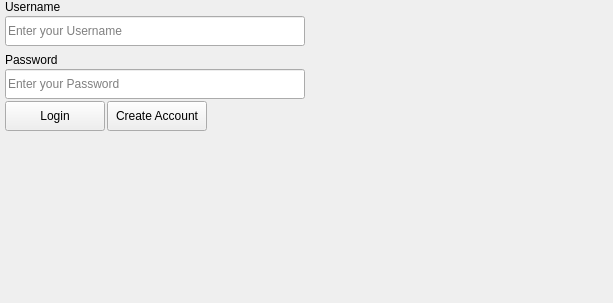
<?xml version="1.0" encoding="UTF-8"?>
<ui version="4.0">
 <class>Widget</class>
 <widget class="QWidget" name="Widget">
  <property name="geometry">
   <rect>
    <x>0</x>
    <y>0</y>
    <width>613</width>
    <height>303</height>
   </rect>
  </property>
  <property name="minimumSize">
   <size>
    <width>600</width>
    <height>300</height>
   </size>
  </property>
  <property name="windowTitle">
   <string>Widget</string>
  </property>
  <widget class="QWidget" name="verticalLayoutWidget">
   <property name="geometry">
    <rect>
     <x>0</x>
     <y>0</y>
     <width>611</width>
     <height>301</height>
    </rect>
   </property>
   <layout class="QVBoxLayout" name="verticalLayout">
    <property name="spacing">
     <number>2</number>
    </property>
    <property name="leftMargin">
     <number>5</number>
    </property>
    <item>
     <widget class="QLabel" name="user_label">
      <property name="text">
       <string>Username</string>
      </property>
     </widget>
    </item>
    <item>
     <widget class="QLineEdit" name="user_entry">
      <property name="minimumSize">
       <size>
        <width>250</width>
        <height>30</height>
       </size>
      </property>
      <property name="maximumSize">
       <size>
        <width>300</width>
        <height>40</height>
       </size>
      </property>
      <property name="placeholderText">
       <string>Enter your Username</string>
      </property>
     </widget>
    </item>
    <item>
     <spacer name="vSpacer_bw_user_pass">
      <property name="orientation">
       <enum>Qt::Orientation::Vertical</enum>
      </property>
      <property name="sizeType">
       <enum>QSizePolicy::Policy::Fixed</enum>
      </property>
      <property name="sizeHint" stdset="0">
       <size>
        <width>20</width>
        <height>5</height>
       </size>
      </property>
     </spacer>
    </item>
    <item>
     <widget class="QLabel" name="password_label">
      <property name="text">
       <string>Password</string>
      </property>
     </widget>
    </item>
    <item>
     <widget class="QLineEdit" name="password_entry">
      <property name="minimumSize">
       <size>
        <width>250</width>
        <height>30</height>
       </size>
      </property>
      <property name="maximumSize">
       <size>
        <width>300</width>
        <height>40</height>
       </size>
      </property>
      <property name="echoMode">
       <enum>QLineEdit::EchoMode::Password</enum>
      </property>
      <property name="placeholderText">
       <string>Enter your Password</string>
      </property>
     </widget>
    </item>
    <item>
     <layout class="QHBoxLayout" name="horizontalLayout">
      <item>
       <widget class="QPushButton" name="login_button">
        <property name="minimumSize">
         <size>
          <width>100</width>
          <height>30</height>
         </size>
        </property>
        <property name="maximumSize">
         <size>
          <width>150</width>
          <height>30</height>
         </size>
        </property>
        <property name="text">
         <string>Login</string>
        </property>
        <property name="checkable">
         <bool>false</bool>
        </property>
       </widget>
      </item>
      <item>
       <widget class="QPushButton" name="create_acc_button">
        <property name="minimumSize">
         <size>
          <width>100</width>
          <height>30</height>
         </size>
        </property>
        <property name="maximumSize">
         <size>
          <width>150</width>
          <height>30</height>
         </size>
        </property>
        <property name="text">
         <string>Create Account</string>
        </property>
       </widget>
      </item>
      <item>
       <spacer name="hSpacer_after_login_create">
        <property name="orientation">
         <enum>Qt::Orientation::Horizontal</enum>
        </property>
        <property name="sizeType">
         <enum>QSizePolicy::Policy::MinimumExpanding</enum>
        </property>
        <property name="sizeHint" stdset="0">
         <size>
          <width>40</width>
          <height>20</height>
         </size>
        </property>
       </spacer>
      </item>
     </layout>
    </item>
    <item>
     <spacer name="vSpacer_below_buttons">
      <property name="orientation">
       <enum>Qt::Orientation::Vertical</enum>
      </property>
      <property name="sizeType">
       <enum>QSizePolicy::Policy::MinimumExpanding</enum>
      </property>
      <property name="sizeHint" stdset="0">
       <size>
        <width>20</width>
        <height>40</height>
       </size>
      </property>
     </spacer>
    </item>
   </layout>
  </widget>
 </widget>
 <resources/>
 <connections/>
</ui>
